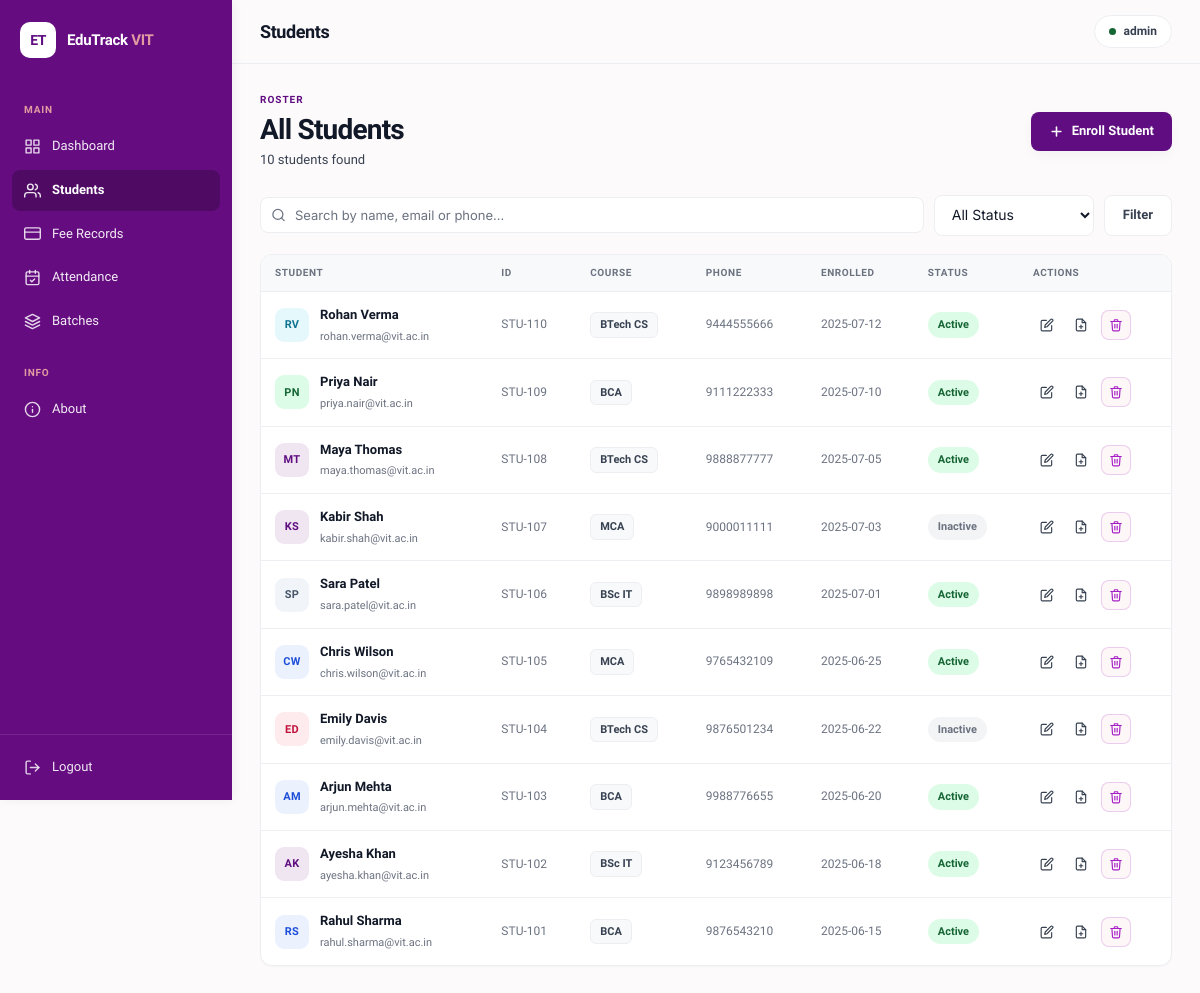
/students (signed in), run on an earlier commit of the app's database.
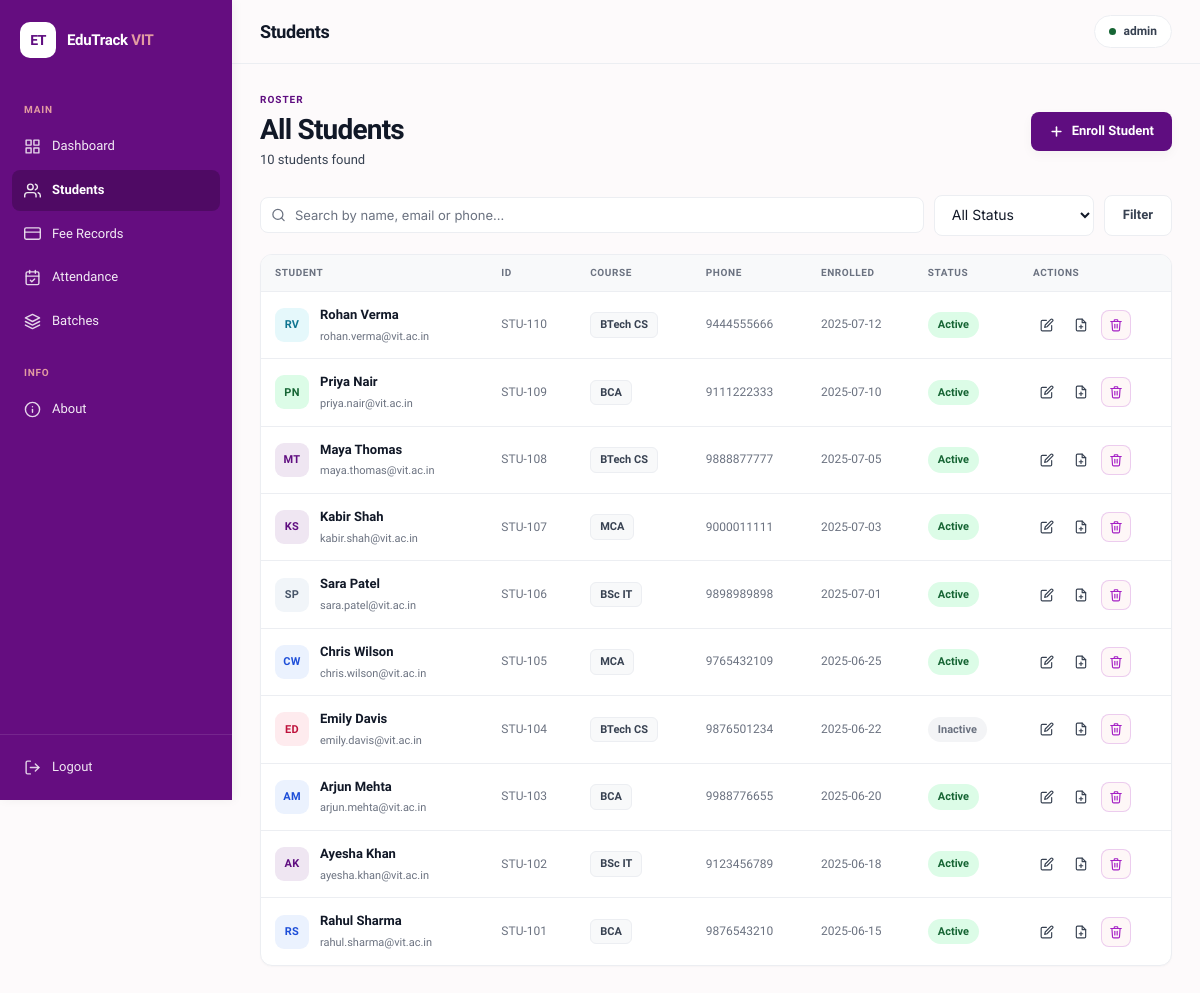
And on a later commit of the database.
### tables this page shows
CREATE TABLE admins (
        id            INTEGER PRIMARY KEY AUTOINCREMENT,
        username      TEXT    NOT NULL UNIQUE,
        password_hash TEXT    NOT NULL
    );

CREATE TABLE students (
        id              INTEGER PRIMARY KEY AUTOINCREMENT,
        name            TEXT    NOT NULL,
        email           TEXT    NOT NULL UNIQUE,
        phone           TEXT,
        gender          TEXT,
        course_id       INTEGER NOT NULL,
        date_of_birth   TEXT,
        enrollment_date TEXT    DEFAULT CURRENT_DATE,
        status          TEXT    NOT NULL DEFAULT 'Active',
        FOREIGN KEY (course_id) REFERENCES courses(id)
    );

CREATE TABLE courses (
        id   INTEGER PRIMARY KEY AUTOINCREMENT,
        name TEXT    NOT NULL UNIQUE
    );

### app.py (the view)
@app.route("/students")
@login_required
def students():
    search = request.args.get("q", "").strip()
    status = request.args.get("status", "")
    roster = _fetch_students(search or None, status or None)
    return render_template("students.html", students=roster, search=search, status=status)

### app.py (called while the page is built)
@login_manager.user_loader
def load_user(user_id):
    conn = get_db_connection()
    row = conn.execute(
        "SELECT id, username FROM admins WHERE id = ?", (user_id,)
    ).fetchone()
    conn.close()
    if row:
        return AdminUser(row["id"], row["username"])
    return None

def _avatar(name: str) -> tuple[str, str]:
    parts = name.split()
    initials = (parts[0][0] + (parts[-1][0] if len(parts) > 1 else "")).upper()
    color = _AVATAR_COLORS[abs(hash(name)) % len(_AVATAR_COLORS)]
    return initials, color

def _enrich(rows) -> list[dict]:
    result = []
    for row in rows:
        d = dict(row)
        d["avatar"], d["color"] = _avatar(d["name"])
        d["display_id"] = f"STU-{d['id'] + 100}"
        result.append(d)
    return result

def _fetch_students(search=None, status=None) -> list[dict]:
    conn = get_db_connection()
    q = """
        SELECT s.id, s.name, s.email, s.phone, s.gender,
               s.status, s.enrollment_date, c.name AS course
        FROM students s LEFT JOIN courses c ON s.course_id = c.id
        WHERE 1=1
    """
    params: list = []
    if search:
        q += " AND (s.name LIKE ? OR s.email LIKE ? OR s.phone LIKE ?)"
        params += [f"%{search}%"] * 3
    if status:
        q += " AND s.status = ?"
        params.append(status)
    q += " ORDER BY s.id DESC"
    rows = conn.execute(q, params).fetchall()
    conn.close()
    return _enrich(rows)

### database.py (called while the page is built)
def get_db_connection():
    connection = sqlite3.connect(DATABASE)
    connection.row_factory = sqlite3.Row
    connection.execute(
        "PRAGMA foreign_keys = ON"
        )
    return connection

### templates/students.html (shortened to what this page needs)
{% extends "base.html" %}
{% block page_title %}Students{% endblock %}
{% block content %}
<div class="page-header">
  <div class="page-header-left">
    <div class="page-eyebrow">Roster</div>
    <h1 class="page-h1">All Students</h1>
    <p class="page-sub">{{ students | length }} student{{ '' if students | length == 1 else 's' }} found</p>
  </div>
  <a href="{{ url_for('add_student') }}" class="btn btn-primary">
    <svg width="15" height="15" viewBox="0 0 24 24" fill="none" stroke="currentColor" stroke-width="2.5" stroke-linecap="round" stroke-linejoin="round">
      <line x1="12" y1="5" x2="12" y2="19"/><line x1="5" y1="12" x2="19" y2="12"/>
    </svg>
    Enroll Student
  </a>
</div>
<form method="get" class="filter-bar">
  <div class="search-wrap">
    <input
      class="search-input"
      id="q"
      name="q"
      type="search"
      placeholder="Search by name, email or phone…"
      value="{{ search }}"
    >
  </div>
  <select class="form-control" name="status" style="width:160px;" onchange="this.form.submit()">
    <option value="">All Status</option>
  </select>
  <button class="btn btn-secondary" type="submit">Filter</button>
</form>
<div class="card" style="padding:0; overflow:hidden;">
  {% if students %}
  <div class="table-wrap">
    <table>
      <thead>
        <tr>
          <th>Student</th>
          <th>ID</th>
          <th>Course</th>
          <th>Phone</th>
          <th>Enrolled</th>
          <th>Status</th>
          <th>Actions</th>
        </tr>
      </thead>
      <tbody>
        {% for s in students %}
        <tr>
          <td>
            <div class="student-cell">
              <span class="avatar av-{{ s.color }}">{{ s.avatar }}</span>
              <div>
                <div class="student-name">{{ s.name }}</div>
                <div class="student-email">{{ s.email }}</div>
              </div>
            </div>
          </td>
          <td class="td-muted">{{ s.display_id }}</td>
          <td><span class="course-badge">{{ s.course or '—' }}</span></td>
          <td class="td-muted">{{ s.phone or '—' }}</td>
          <td class="td-muted">{{ s.enrollment_date or '—' }}</td>
          <td>
            <span class="badge badge-{{ s.status | lower }}">{{ s.status }}</span>
          </td>
          <td>
            <div class="td-actions">
              <a href="{{ url_for('edit_student', student_id=s.id) }}"
                 class="btn btn-ghost btn-sm btn-icon"
                 title="Edit">
                <svg width="14" height="14" viewBox="0 0 24 24" fill="none" stroke="currentColor" stroke-width="2" stroke-linecap="round" stroke-linejoin="round">
                  <path d="M11 4H4a2 2 0 0 0-2 2v14a2 2 0 0 0 2 2h14a2 2 0 0 0 2-2v-7"/>
                  <path d="M18.5 2.5a2.121 2.121 0 0 1 3 3L12 15l-4 1 1-4 9.5-9.5z"/>
                </svg>
              </a>
              <a href="{{ url_for('student_pdf', student_id=s.id) }}"
                 class="btn btn-ghost btn-sm btn-icon"
                 title="Download PDF">
              </a>
              <form method="post" action="{{ url_for('delete_student', student_id=s.id) }}"
                    onsubmit="return confirm('Remove {{ s.name }}? This cannot be undone.')">
                <button class="btn btn-danger btn-sm btn-icon" type="submit" title="Delete">
                </button>
              </form>
            </div>
          </td>
        </tr>
        {% endfor %}
      </tbody>
    </table>
  </div>
  {% endif %}
</div>
{% endblock %}

### templates/base.html (shortened to what this page needs)
<!DOCTYPE html>
<html lang="en">
<head>
  <link rel="stylesheet" href="{{ url_for('static', filename='style.css') }}">
</head>
<body>
{% if current_user.is_authenticated %}
<aside class="sidebar">
  <a href="{{ url_for('dashboard') }}" class="sidebar-logo">
    <span class="logo-icon">ET</span>
    <span class="logo-text">EduTrack <span>VIT</span></span>
  </a>
  <nav class="sidebar-nav">
    <span class="nav-section-label">Main</span>
    <a href="{{ url_for('dashboard') }}"
       class="nav-item {% if request.endpoint == 'dashboard' %}active{% endif %}">
      <svg viewBox="0 0 24 24" fill="none" stroke="currentColor" stroke-width="2" stroke-linecap="round" stroke-linejoin="round">
        <rect x="3" y="3" width="7" height="7"/><rect x="14" y="3" width="7" height="7"/>
        <rect x="14" y="14" width="7" height="7"/><rect x="3" y="14" width="7" height="7"/>
      </svg>
      <span>Dashboard</span>
    </a>
    <a href="{{ url_for('students') }}"
       class="nav-item {% if request.endpoint in ['students','add_student','edit_student','student_pdf'] %}active{% endif %}">
      <svg viewBox="0 0 24 24" fill="none" stroke="currentColor" stroke-width="2" stroke-linecap="round" stroke-linejoin="round">
        <path d="M17 21v-2a4 4 0 0 0-4-4H5a4 4 0 0 0-4 4v2"/>
        <circle cx="9" cy="7" r="4"/>
        <path d="M23 21v-2a4 4 0 0 0-3-3.87"/>
        <path d="M16 3.13a4 4 0 0 1 0 7.75"/>
      </svg>
      <span>Students</span>
    </a>
    <a href="{{ url_for('fees') }}"
       class="nav-item {% if request.endpoint in ['fees','add_fee'] %}active{% endif %}">
      <svg viewBox="0 0 24 24" fill="none" stroke="currentColor" stroke-width="2" stroke-linecap="round" stroke-linejoin="round">
        <rect x="1" y="4" width="22" height="16" rx="2" ry="2"/>
        <line x1="1" y1="10" x2="23" y2="10"/>
      </svg>
      <span>Fee Records</span>
    </a>
    <a href="{{ url_for('attendance') }}"
       class="nav-item {% if request.endpoint in ['attendance','mark_attendance'] %}active{% endif %}">
      <span>Attendance</span>
    </a>
    <a href="{{ url_for('batches') }}"
       class="nav-item {% if request.endpoint in ['batches','add_batch'] %}active{% endif %}">
      <svg viewBox="0 0 24 24" fill="none" stroke="currentColor" stroke-width="2" stroke-linecap="round" stroke-linejoin="round">
        <polygon points="12 2 2 7 12 12 22 7 12 2"/>
        <polyline points="2 17 12 22 22 17"/>
        <polyline points="2 12 12 17 22 12"/>
      </svg>
      <span>Batches</span>
    </a>
    <span class="nav-section-label" style="margin-top:8px;">Info</span>
    <a href="{{ url_for('about') }}"
       class="nav-item {% if request.endpoint == 'about' %}active{% endif %}">
      <svg viewBox="0 0 24 24" fill="none" stroke="currentColor" stroke-width="2" stroke-linecap="round" stroke-linejoin="round">
        <circle cx="12" cy="12" r="10"/>
        <line x1="12" y1="8" x2="12" y2="8"/>
        <line x1="12" y1="12" x2="12" y2="16"/>
      </svg>
      <span>About</span>
    </a>
  </nav>
  <div class="sidebar-footer">
    <a href="{{ url_for('logout') }}" class="nav-item nav-logout">
      <svg viewBox="0 0 24 24" fill="none" stroke="currentColor" stroke-width="2" stroke-linecap="round" stroke-linejoin="round">
        <path d="M9 21H5a2 2 0 0 1-2-2V5a2 2 0 0 1 2-2h4"/>
        <polyline points="16 17 21 12 16 7"/>
        <line x1="21" y1="12" x2="9" y2="12"/>
      </svg>
      <span>Logout</span>
    </a>
  </div>
</aside>
<div class="main-wrap">
  <header class="topbar">
    <h1 class="page-title">{% block page_title %}{% endblock %}</h1>
    <div class="topbar-right">
      <div class="admin-badge">
        <span class="admin-dot"></span>
        {{ current_user.username }}
      </div>
    </div>
  </header>
  <main class="content">
    {% block content %}{% endblock %}
  </main>
</div>
{% endif %}
</body>
</html>

What changed in the data, as far as the page shows it:
changed students "Kabir Shah": status "Inactive" → "Active"
